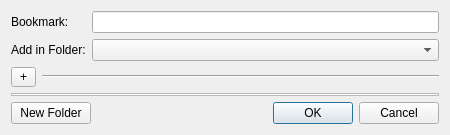
<ui version="4.0" >
 <class>BookmarkDialog</class>
 <widget class="QDialog" name="BookmarkDialog" >
  <property name="geometry" >
   <rect>
    <x>0</x>
    <y>0</y>
    <width>450</width>
    <height>135</height>
   </rect>
  </property>
  <property name="sizePolicy" >
   <sizepolicy vsizetype="Preferred" hsizetype="Preferred" >
    <horstretch>0</horstretch>
    <verstretch>0</verstretch>
   </sizepolicy>
  </property>
  <property name="windowTitle" >
   <string>Add Bookmark</string>
  </property>
  <layout class="QVBoxLayout" name="verticalLayout_3" >
   <item>
    <layout class="QHBoxLayout" name="horizontalLayout" >
     <item>
      <layout class="QVBoxLayout" name="verticalLayout_2" >
       <item>
        <widget class="QLabel" name="label" >
         <property name="text" >
          <string>Bookmark:</string>
         </property>
        </widget>
       </item>
       <item>
        <widget class="QLabel" name="label_2" >
         <property name="text" >
          <string>Add in Folder:</string>
         </property>
        </widget>
       </item>
      </layout>
     </item>
     <item>
      <layout class="QVBoxLayout" name="verticalLayout" >
       <item>
        <widget class="QLineEdit" name="bookmarkEdit" />
       </item>
       <item>
        <widget class="QComboBox" name="bookmarkFolders" />
       </item>
      </layout>
     </item>
    </layout>
   </item>
   <item>
    <layout class="QHBoxLayout" name="horizontalLayout_3" >
     <item>
      <widget class="QToolButton" name="toolButton" >
       <property name="minimumSize" >
        <size>
         <width>25</width>
         <height>20</height>
        </size>
       </property>
       <property name="text" >
        <string>+</string>
       </property>
      </widget>
     </item>
     <item>
      <widget class="Line" name="line" >
       <property name="orientation" >
        <enum>Qt::Horizontal</enum>
       </property>
      </widget>
     </item>
    </layout>
   </item>
   <item>
    <widget class="QTreeView" name="treeView" >
     <property name="sizePolicy" >
      <sizepolicy vsizetype="Ignored" hsizetype="Expanding" >
       <horstretch>0</horstretch>
       <verstretch>0</verstretch>
      </sizepolicy>
     </property>
    </widget>
   </item>
   <item>
    <layout class="QHBoxLayout" name="horizontalLayout_4" >
     <item>
      <widget class="QPushButton" name="newFolderButton" >
       <property name="text" >
        <string>New Folder</string>
       </property>
      </widget>
     </item>
     <item>
      <widget class="QDialogButtonBox" name="buttonBox" >
       <property name="orientation" >
        <enum>Qt::Horizontal</enum>
       </property>
       <property name="standardButtons" >
        <set>QDialogButtonBox::Cancel|QDialogButtonBox::Ok</set>
       </property>
      </widget>
     </item>
    </layout>
   </item>
  </layout>
 </widget>
 <resources/>
 <connections>
  <connection>
   <sender>buttonBox</sender>
   <signal>accepted()</signal>
   <receiver>BookmarkDialog</receiver>
   <slot>accept()</slot>
   <hints>
    <hint type="sourcelabel" >
     <x>248</x>
     <y>254</y>
    </hint>
    <hint type="destinationlabel" >
     <x>157</x>
     <y>274</y>
    </hint>
   </hints>
  </connection>
  <connection>
   <sender>buttonBox</sender>
   <signal>rejected()</signal>
   <receiver>BookmarkDialog</receiver>
   <slot>reject()</slot>
   <hints>
    <hint type="sourcelabel" >
     <x>316</x>
     <y>260</y>
    </hint>
    <hint type="destinationlabel" >
     <x>286</x>
     <y>274</y>
    </hint>
   </hints>
  </connection>
 </connections>
</ui>
